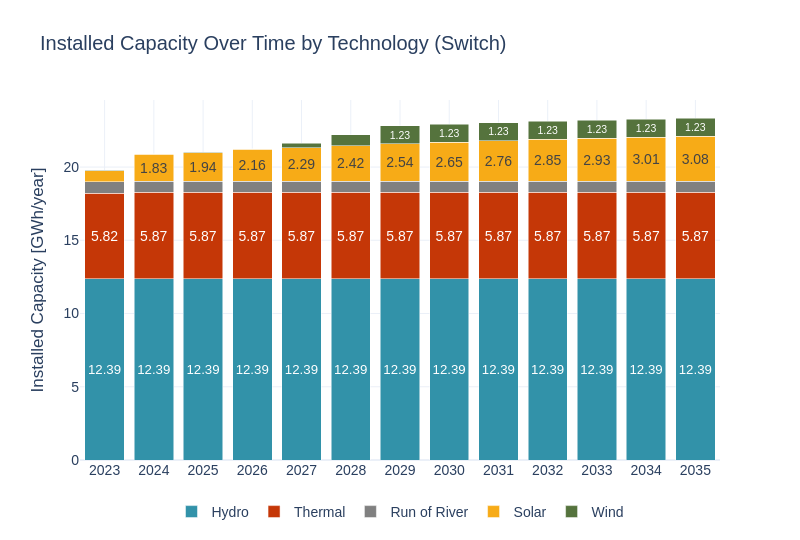

The notebook cell saved with this chart:
### Code cell
import pandas as pd

cap_inst = pd.read_csv(model_outputs_path + 'BuildGen.csv')
gen_info = pd.read_csv(model_inputs_path + 'gen_info.csv')

# Unir con info de tecnologías
cap_inst = pd.merge(cap_inst, gen_info, left_on='GEN_BLD_YRS_1',
                    right_on='GENERATION_PROJECT', how='inner')
# Filtrar solo plantas activas (gen_max_age > 1)
cap_inst = cap_inst[cap_inst['gen_max_age'] > 1]
# Expandir cada planta en sus años activos
records = []
for _, row in cap_inst.iterrows():
    start_year = row['GEN_BLD_YRS_2']
    end_year = start_year + row['gen_max_age'] - 1
    for year in range(start_year, end_year + 1):
        if year <= 2035:
            records.append({
                'year': year,
                'gen_tech': row['gen_tech'],
                'BuildGen': row['BuildGen']
            })

# Crear nuevo DataFrame con capacidad activa por año
cap_inst_expanded = pd.DataFrame(records)
# Sumar capacidad instalada activa por año y tecnología
cap_inst_switch = cap_inst_expanded.groupby(['year', 'gen_tech'], as_index=False)['BuildGen'].sum()
cap_inst_switch = cap_inst_switch[cap_inst_switch['year'] >= years[0]]
cap_inst_switch = cap_inst_switch[cap_inst_switch['year'] <= years[1]]
cap_inst_switch['BuildGen'] = cap_inst_switch['BuildGen'] / 1000
sw.scenarios.dispatched_generation(cap_inst_switch, 'Installed Capacity', 'GWh', 'year', 'BuildGen', 'gen_tech', scenario_name, 'Switch', 1)

#cap_inst_switch.to_csv('./11_switch.csv')

### Figure 1 — Plotly figure (JSON) as saved in the notebook; plotly's stock layout.template omitted (floating-point values rounded to 4 significant figures)
{"data": [{"alignmentgroup": "True", "hovertemplate": "gen_tech=Hydro<br>Year=%{x}<br>Dispatched Generation (MW)=%{y}<br>text=%{text}<extra></extra>", "insidetextanchor": "middle", "legendgroup": "Hydro", "marker": {"color": "#3292A9", "pattern": {"shape": ""}}, "name": "Hydro", "offsetgroup": "Hydro", "orientation": "v", "showlegend": true, "text": ["12.39", "12.39", "12.39", "12.39", "12.39", "12.39", "12.39", "12.39", "12.39", "12.39", "12.39", "12.39", "12.39"], "textangle": 0, "textposition": "inside", "texttemplate": "%{text}", "type": "bar", "x": [2023, 2024, 2025, 2026, 2027, 2028, 2029, 2030, 2031, 2032, 2033, 2034, 2035], "xaxis": "x", "y": [12.39, 12.39, 12.39, 12.39, 12.39, 12.39, 12.39, 12.39, 12.39, 12.39, 12.39, 12.39, 12.39], "yaxis": "y"}, {"alignmentgroup": "True", "hovertemplate": "gen_tech=Thermal<br>Year=%{x}<br>Dispatched Generation (MW)=%{y}<br>text=%{text}<extra></extra>", "insidetextanchor": "middle", "legendgroup": "Thermal", "marker": {"color": "#C53707", "pattern": {"shape": ""}}, "name": "Thermal", "offsetgroup": "Thermal", "orientation": "v", "showlegend": true, "text": ["5.82", "5.87", "5.87", "5.87", "5.87", "5.87", "5.87", "5.87", "5.87", "5.87", "5.87", "5.87", "5.87"], "textangle": 0, "textposition": "inside", "texttemplate": "%{text}", "type": "bar", "x": [2023, 2024, 2025, 2026, 2027, 2028, 2029, 2030, 2031, 2032, 2033, 2034, 2035], "xaxis": "x", "y": [5.822, 5.873, 5.873, 5.873, 5.873, 5.873, 5.873, 5.873, 5.873, 5.873, 5.873, 5.873, 5.873], "yaxis": "y"}, {"alignmentgroup": "True", "hovertemplate": "gen_tech=Run of River<br>Year=%{x}<br>Dispatched Generation (MW)=%{y}<br>text=%{text}<extra></extra>", "insidetextanchor": "middle", "legendgroup": "Run of River", "marker": {"color": "#808080", "pattern": {"shape": ""}}, "name": "Run of River", "offsetgroup": "Run of River", "orientation": "v", "showlegend": true, "text": ["", "", "", "", "", "", "", "", "", "", "", "", ""], "textangle": 0, "textposition": "inside", "texttemplate": "%{text}", "type": "bar", "x": [2023, 2024, 2025, 2026, 2027, 2028, 2029, 2030, 2031, 2032, 2033, 2034, 2035], "xaxis": "x", "y": [0.782, 0.782, 0.782, 0.782, 0.782, 0.782, 0.782, 0.782, 0.782, 0.782, 0.782, 0.782, 0.782], "yaxis": "y"}, {"alignmentgroup": "True", "hovertemplate": "gen_tech=Solar<br>Year=%{x}<br>Dispatched Generation (MW)=%{y}<br>text=%{text}<extra></extra>", "insidetextanchor": "middle", "legendgroup": "Solar", "marker": {"color": "#F7AB17", "pattern": {"shape": ""}}, "name": "Solar", "offsetgroup": "Solar", "orientation": "v", "showlegend": true, "text": ["", "1.83", "1.94", "2.16", "2.29", "2.42", "2.54", "2.65", "2.76", "2.85", "2.93", "3.01", "3.08"], "textangle": 0, "textposition": "inside", "texttemplate": "%{text}", "type": "bar", "x": [2023, 2024, 2025, 2026, 2027, 2028, 2029, 2030, 2031, 2032, 2033, 2034, 2035], "xaxis": "x", "y": [0.7522, 1.832, 1.942, 2.16, 2.288, 2.416, 2.539, 2.648, 2.757, 2.848, 2.927, 3.007, 3.075], "yaxis": "y"}, {"alignmentgroup": "True", "hovertemplate": "gen_tech=Wind<br>Year=%{x}<br>Dispatched Generation (MW)=%{y}<br>text=%{text}<extra></extra>", "insidetextanchor": "middle", "legendgroup": "Wind", "marker": {"color": "#55733D", "pattern": {"shape": ""}}, "name": "Wind", "offsetgroup": "Wind", "orientation": "v", "showlegend": true, "text": ["", "", "", "", "", "", "1.23", "1.23", "1.23", "1.23", "1.23", "1.23", "1.23"], "textangle": 0, "textposition": "inside", "texttemplate": "%{text}", "type": "bar", "x": [2023, 2024, 2025, 2026, 2027, 2028, 2029, 2030, 2031, 2032, 2033, 2034, 2035], "xaxis": "x", "y": [0.032, 0.032, 0.032, 0.032, 0.287, 0.737, 1.229, 1.229, 1.229, 1.229, 1.229, 1.229, 1.229], "yaxis": "y"}], "layout": {"barmode": "stack", "font": {"family": "Arial", "size": 14}, "height": 540, "legend": {"orientation": "h", "title": {}, "tracegroupgap": 0, "x": 0.5, "xanchor": "center", "y": -0.1}, "title": {"text": "Installed Capacity Over Time by Technology (Switch)"}, "width": 800, "xaxis": {"anchor": "y", "domain": [0, 1], "showgrid": true, "tickangle": 0, "tickfont": {"family": "Arial", "size": 14}, "tickvals": [2023, 2024, 2025, 2026, 2027, 2028, 2029, 2030, 2031, 2032, 2033, 2034, 2035], "title": {"text": ""}}, "yaxis": {"anchor": "x", "domain": [0, 1], "title": {"text": "Installed Capacity [GWh/year]"}}}}
